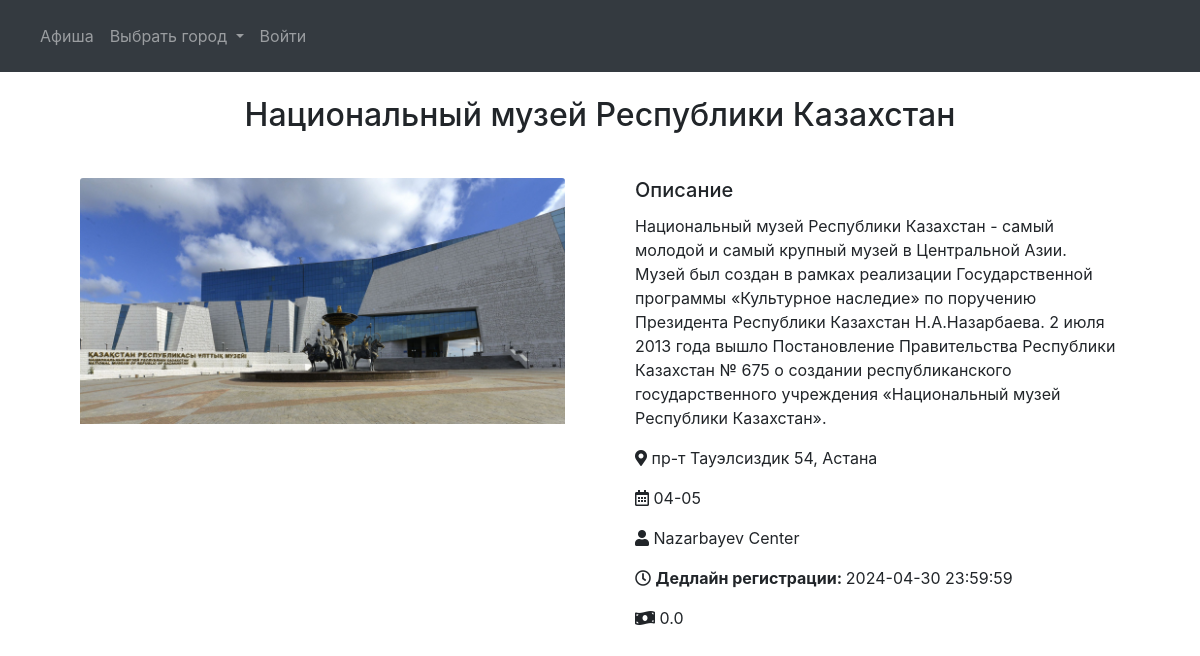
/4, run on the app's committed database.
### website/models.py (models this page shows, shortened)
class Events(db.Model):
    id = db.Column(db.Integer, primary_key = True)
    event_name = db.Column(db.String(100), nullable=False)
    description = db.Column(db.String(500), nullable=False)
    location = db.Column(db.String(255), nullable=False)
    event_date = db.Column(db.String(5), nullable=False)
    organizer = db.Column(db.String(100))
    category = db.Column(db.String(50))
    registration_deadline = db.Column(db.DateTime)
    price = db.Column(db.Integer)
    img_url = db.Column(db.String(255))
    city  = db.Column(db.String(50))

### website/views.py (the view)
@views.route('/<int:event_id>')
def event_details(event_id):
    event = Events.query.get(event_id)
    return render_template("events_details.html", event=event)

### website/templates/events_details.html (shortened to what this page needs)
{% extends "base.html" %}
{% block content %}
<div class="container">
    <h2 class="mt-4 mb-4 text-center">{{ event.event_name }}</h2>
    <div class="row">
        <div class="col-md-6 mb-4">
            <div class="card-body">
                <div class="mb-3">
                    <img src="{{ event.img_url }}" class="card-img-top">
                </div>
            </div>
        </div>
        <div class="col-md-6 mb-4">
            <div class="card-body">
                <h5 class="card-title">Описание</h5>
                <p class="card-text">{{ event.description }}</p>
                <p class="card-text"><i class="fas fa-map-marker-alt"></i> {{ event.location }}</p>
                <p class="card-text"><i class="far fa-calendar-alt"></i> {{ event.event_date }}</p>
                <p class="card-text"><i class="fas fa-user"></i> {{ event.organizer }}</p>
                <p class="card-text"><i class="far fa-clock"></i> <b> Дедлайн регистрации:  </b> {{ event.registration_deadline }}</p>
                <p class="card-text"><i class="fas fa-money-bill-wave"></i> {{ event.price }}</p>
            </div>
        </div>
    </div>
</div>
{% endblock %}

### data on the page
Events: event_name "Национальный музей Республики Казахстан", img_url (picture), description "Национальный музей Республики Казахстан - самый молодой и самый крупный музей в Центральной Азии. Музей был создан в рамках реализации Государственной программы «Культурное наследие» по поручению Президента Республики Казахстан Н.А.Назарбаева. 2 июля 2013 года вышло Постановление Правительства Республики Казахстан № 675 о создании республиканского государственного учреждения «Национальный музей Республики Казахстан».", location "пр-т Тауэлсиздик 54, Астана", event_date "04-05", organizer "Nazarbayev Center", registration_deadline "2024-04-30 23:59:59", price "0.0"
